Frame 1 (no input): blank canvas, image omitted
Frame 60 (the mouse pressed at the canvas centre just before this capture): blank canvas, image omitted
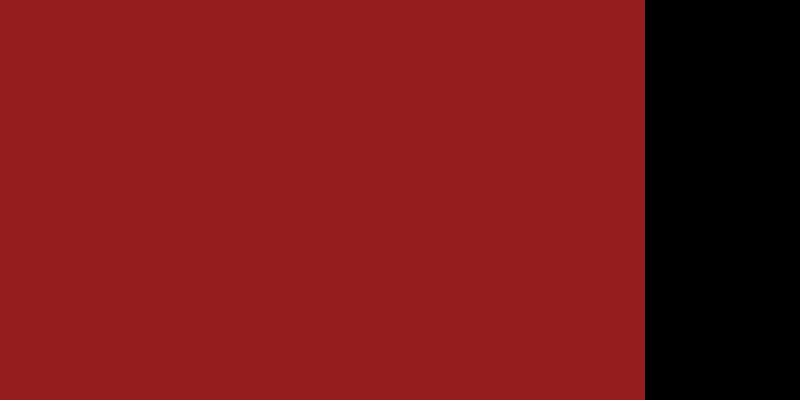
Frame 120 (the mouse held since frame 60 and released just before this capture)

The Processing sketch whose frames 1 and 60 were blank and that drew this single picture after the mouse press (run headless with seeded random() and noise(); from frame 60 on, the mouse is pressed at the canvas centre):

// Processing sketch: processing_111136
// ── processing_111136.pde

final static ArrayList<Circulo> circs = new ArrayList();
final static ArrayList<Quadrado> quads = new ArrayList();


float xInicial = 600;
float tamanhoInicial = 100;
float velocidade = 5;
float taxaAumento = 10;
float angulo = radians(random(0,360));
color azul = color(100,100,255,150);
color vermelho = color(255,50,50,150);


void setup() {
  size(800, 400);
  smooth();
}

void draw() {
  background(0);
  
  //update da posicao de todos os elementos
  //for (Circulo b: circs)   b.updatePos(); //Circulos
  for (Quadrado q: quads)   q.updatePos();  //Quadrados
  
  //uma funcao para fazer crescer apenas o ultimo item
  //if (!circs.isEmpty()) { circs.get(circs.size()-1).grow(); } //Circulos
  if (!quads.isEmpty()) { quads.get(quads.size()-1).grow(); } //Quadrados
  
  
}

void mousePressed() {
  
  //cria os elementos ao clicar 
  //circs.add( new Circulo(xInicial, mouseY, velocidade, tamanhoInicial, azul, taxaAumento) ); //Circulos
  quads.add( new Quadrado(xInicial, mouseY, velocidade, tamanhoInicial, vermelho, taxaAumento, angulo) ); //Quadrados
    
  
}



/* DEFINE A CLASSE CÍRCULO*/
class Circulo {
  float xpos, ypos, velocidade, tamanho, aumento;
  color cor;
  
  Circulo(float x, float y, float v, float t, color c, float a) {
    xpos = x;
    ypos = y;
    velocidade = v;
    tamanho = t;
    cor = c;
    aumento = a;
  }
  
  //método update
  void updatePos() {
    xpos -= velocidade;  
    noStroke();      
    fill(cor);
    ellipse(xpos, ypos, tamanho, tamanho);
 
  }
  
  void grow() {
    
    if (mousePressed == true) {
      tamanho += aumento;
    }
    
  }
  
}




/* DEFINE A CLASSE QUADRADO*/
class Quadrado {
  float xpos, ypos, velocidade, tamanho, aumento, rotacao;
  color cor;
  
  Quadrado(float x, float y, float v, float t, color c, float a, float r) {
    xpos = x;
    ypos = y;
    velocidade = v;
    tamanho = t;
    cor = c;
    aumento = a;
    rotacao = r;
  }
  
  //método update
  void updatePos() {
    
    xpos -= velocidade;  
    noStroke();
    rectMode(CENTER);      
    fill(cor);
    rect(xpos, ypos, tamanho, tamanho);
}
  
  void grow() {
    
    if (mousePressed == true) {
      tamanho += aumento;
    }
    
  }
  
  
}
